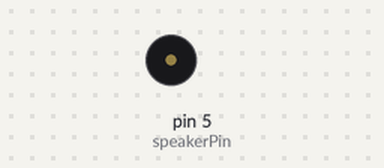
A sketch run on a simulated Arduino Uno, built with avr-gcc and run on an emulated ATmega328P. Parts: buzzer (waves = sounding).

Above: at 2.2 s.
Timing chart, 0 to 3.0 s (numbered marks = the images above):
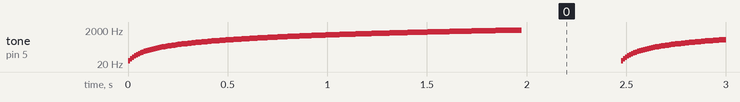

Measured:
- by itself, tone on pin 5 (speakerPin): plays 31 Hz for 0.01 s, 41 Hz for 0.01 s, 51 Hz for 0.01 s, 61 Hz for 0.01 s, 71 Hz for 0.01 s, 81 Hz for 0.01 s … (3995 notes in this stretch)

The sketch:

sketch08_02_func_for_tone.ino
```cpp
/* 音色を変えた三三七拍子 */

const int speakerPin = 5;

void setup() {
}

void loop() {
  tone2(speakerPin, 31, 2000-31);
  delay(500);
}

void tone2(int pin, int hz, int time) {
  int i;

  for (i = 0; i <= time; i += 10) {
    tone(pin, hz + i, 10);
    delay(10);
  }
}
```
